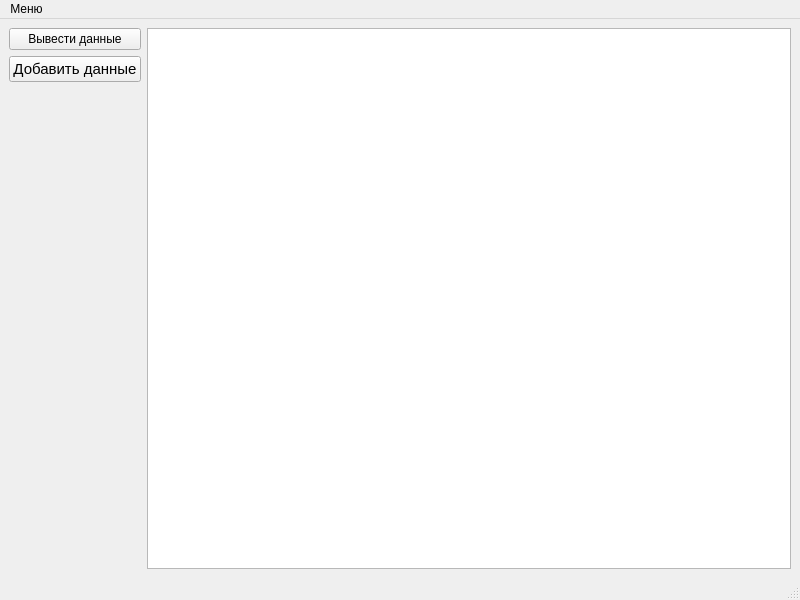
<?xml version="1.0" encoding="UTF-8"?>
<ui version="4.0">
 <class>MainWindow</class>
 <widget class="QMainWindow" name="MainWindow">
  <property name="geometry">
   <rect>
    <x>0</x>
    <y>0</y>
    <width>800</width>
    <height>600</height>
   </rect>
  </property>
  <property name="windowTitle">
   <string>MainWindow</string>
  </property>
  <widget class="QWidget" name="centralwidget">
   <layout class="QGridLayout" name="gridLayout">
    <item row="0" column="0">
     <widget class="QPushButton" name="Print_data">
      <property name="autoFillBackground">
       <bool>true</bool>
      </property>
      <property name="text">
       <string>Вывести данные</string>
      </property>
     </widget>
    </item>
    <item row="1" column="0">
     <widget class="QPushButton" name="pushButton">
      <property name="font">
       <font>
        <pointsize>11</pointsize>
        <bold>false</bold>
       </font>
      </property>
      <property name="text">
       <string>Добавить данные</string>
      </property>
     </widget>
    </item>
    <item row="0" column="1" rowspan="3">
     <widget class="QTableView" name="tableView"/>
    </item>
   </layout>
  </widget>
  <widget class="QMenuBar" name="menubar">
   <property name="geometry">
    <rect>
     <x>0</x>
     <y>0</y>
     <width>800</width>
     <height>27</height>
    </rect>
   </property>
   <widget class="QMenu" name="menu">
    <property name="title">
     <string>Меню</string>
    </property>
    <addaction name="action"/>
   </widget>
   <addaction name="menu"/>
  </widget>
  <widget class="QStatusBar" name="statusbar"/>
  <action name="action">
   <property name="text">
    <string>Соединение с БД</string>
   </property>
  </action>
 </widget>
 <resources/>
 <connections/>
</ui>
